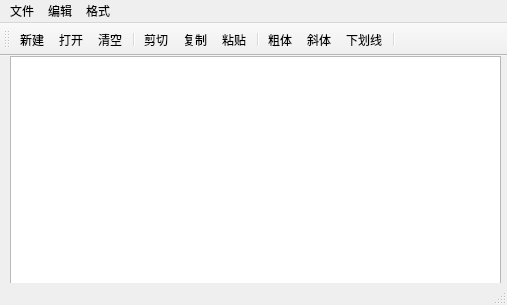
<?xml version="1.0" encoding="UTF-8"?>
<ui version="4.0">
 <class>MainWindow</class>
 <widget class="QMainWindow" name="MainWindow">
  <property name="geometry">
   <rect>
    <x>0</x>
    <y>0</y>
    <width>507</width>
    <height>305</height>
   </rect>
  </property>
  <property name="windowTitle">
   <string>混合方式UI设计</string>
  </property>
  <widget class="QWidget" name="centralwidget">
   <widget class="QTextEdit" name="textEdit">
    <property name="geometry">
     <rect>
      <x>10</x>
      <y>0</y>
      <width>491</width>
      <height>231</height>
     </rect>
    </property>
    <property name="sizePolicy">
     <sizepolicy hsizetype="Expanding" vsizetype="Expanding">
      <horstretch>0</horstretch>
      <verstretch>0</verstretch>
     </sizepolicy>
    </property>
   </widget>
  </widget>
  <widget class="QMenuBar" name="menubar">
   <property name="geometry">
    <rect>
     <x>0</x>
     <y>0</y>
     <width>507</width>
     <height>17</height>
    </rect>
   </property>
   <widget class="QMenu" name="menu">
    <property name="title">
     <string>文件</string>
    </property>
    <addaction name="actNew"/>
    <addaction name="actOpen"/>
    <addaction name="separator"/>
    <addaction name="actClose"/>
   </widget>
   <widget class="QMenu" name="menu_2">
    <property name="title">
     <string>编辑</string>
    </property>
    <addaction name="actCut"/>
    <addaction name="actCopy"/>
    <addaction name="actPaste"/>
    <addaction name="separator"/>
    <addaction name="actClear"/>
   </widget>
   <widget class="QMenu" name="menu_3">
    <property name="title">
     <string>格式</string>
    </property>
    <addaction name="actFontBold"/>
    <addaction name="actFontItalci"/>
    <addaction name="actFontUnderline"/>
    <addaction name="separator"/>
    <addaction name="actToolbarLab"/>
   </widget>
   <addaction name="menu"/>
   <addaction name="menu_2"/>
   <addaction name="menu_3"/>
  </widget>
  <widget class="QStatusBar" name="statusbar"/>
  <widget class="QToolBar" name="toolBar">
   <property name="windowTitle">
    <string>toolBar</string>
   </property>
   <attribute name="toolBarArea">
    <enum>TopToolBarArea</enum>
   </attribute>
   <attribute name="toolBarBreak">
    <bool>false</bool>
   </attribute>
   <addaction name="actNew"/>
   <addaction name="actOpen"/>
   <addaction name="actClear"/>
   <addaction name="separator"/>
   <addaction name="actCut"/>
   <addaction name="actCopy"/>
   <addaction name="actPaste"/>
   <addaction name="separator"/>
   <addaction name="actFontBold"/>
   <addaction name="actFontItalci"/>
   <addaction name="actFontUnderline"/>
   <addaction name="separator"/>
  </widget>
  <action name="actCut">
   <property name="icon">
    <iconset resource="res.qrc">
     <normaloff>:/images/cut.bmp</normaloff>:/images/cut.bmp</iconset>
   </property>
   <property name="text">
    <string>剪切</string>
   </property>
   <property name="shortcut">
    <string>Ctrl+X</string>
   </property>
  </action>
  <action name="actCopy">
   <property name="icon">
    <iconset resource="res.qrc">
     <normaloff>:/images/copy.bmp</normaloff>:/images/copy.bmp</iconset>
   </property>
   <property name="text">
    <string>复制</string>
   </property>
   <property name="shortcut">
    <string>Ctrl+C</string>
   </property>
   <property name="menuRole">
    <enum>QAction::NoRole</enum>
   </property>
  </action>
  <action name="actPaste">
   <property name="icon">
    <iconset resource="res.qrc">
     <normaloff>:/images/paste.bmp</normaloff>:/images/paste.bmp</iconset>
   </property>
   <property name="text">
    <string>粘贴</string>
   </property>
   <property name="shortcut">
    <string>Ctrl+V</string>
   </property>
   <property name="menuRole">
    <enum>QAction::NoRole</enum>
   </property>
  </action>
  <action name="actFontBold">
   <property name="checkable">
    <bool>true</bool>
   </property>
   <property name="icon">
    <iconset resource="res.qrc">
     <normaloff>:/images/bld.bmp</normaloff>:/images/bld.bmp</iconset>
   </property>
   <property name="text">
    <string>粗体</string>
   </property>
   <property name="shortcut">
    <string>Ctrl+B</string>
   </property>
   <property name="menuRole">
    <enum>QAction::NoRole</enum>
   </property>
  </action>
  <action name="actFontItalci">
   <property name="checkable">
    <bool>true</bool>
   </property>
   <property name="icon">
    <iconset resource="res.qrc">
     <normaloff>:/images/itl.bmp</normaloff>:/images/itl.bmp</iconset>
   </property>
   <property name="text">
    <string>斜体</string>
   </property>
   <property name="shortcut">
    <string>Ctrl+I</string>
   </property>
   <property name="menuRole">
    <enum>QAction::NoRole</enum>
   </property>
  </action>
  <action name="actFontUnderline">
   <property name="checkable">
    <bool>true</bool>
   </property>
   <property name="icon">
    <iconset resource="res.qrc">
     <normaloff>:/images/under.bmp</normaloff>:/images/under.bmp</iconset>
   </property>
   <property name="text">
    <string>下划线</string>
   </property>
   <property name="shortcut">
    <string>Ctrl+U</string>
   </property>
   <property name="menuRole">
    <enum>QAction::NoRole</enum>
   </property>
  </action>
  <action name="actClose">
   <property name="icon">
    <iconset resource="res.qrc">
     <normaloff>:/images/exit.bmp</normaloff>:/images/exit.bmp</iconset>
   </property>
   <property name="text">
    <string>退出</string>
   </property>
   <property name="menuRole">
    <enum>QAction::NoRole</enum>
   </property>
  </action>
  <action name="actOpen">
   <property name="icon">
    <iconset resource="res.qrc">
     <normaloff>:/images/open.bmp</normaloff>:/images/open.bmp</iconset>
   </property>
   <property name="text">
    <string>打开</string>
   </property>
   <property name="shortcut">
    <string>Ctrl+O</string>
   </property>
   <property name="menuRole">
    <enum>QAction::NoRole</enum>
   </property>
  </action>
  <action name="actClear">
   <property name="icon">
    <iconset resource="res.qrc">
     <normaloff>:/images/clear.bmp</normaloff>:/images/clear.bmp</iconset>
   </property>
   <property name="text">
    <string>清空</string>
   </property>
   <property name="menuRole">
    <enum>QAction::NoRole</enum>
   </property>
  </action>
  <action name="actToolbarLab">
   <property name="checkable">
    <bool>true</bool>
   </property>
   <property name="text">
    <string>显示工具栏文字标签</string>
   </property>
   <property name="menuRole">
    <enum>QAction::NoRole</enum>
   </property>
  </action>
  <action name="actNew">
   <property name="icon">
    <iconset resource="res.qrc">
     <normaloff>:/images/new.bmp</normaloff>:/images/new.bmp</iconset>
   </property>
   <property name="text">
    <string>新建</string>
   </property>
   <property name="shortcut">
    <string>Ctrl+N</string>
   </property>
   <property name="menuRole">
    <enum>QAction::NoRole</enum>
   </property>
  </action>
 </widget>
 <resources>
  <include location="res.qrc"/>
 </resources>
 <connections>
  <connection>
   <sender>actPaste</sender>
   <signal>triggered()</signal>
   <receiver>textEdit</receiver>
   <slot>paste()</slot>
   <hints>
    <hint type="sourcelabel">
     <x>-1</x>
     <y>-1</y>
    </hint>
    <hint type="destinationlabel">
     <x>255</x>
     <y>159</y>
    </hint>
   </hints>
  </connection>
  <connection>
   <sender>actCut</sender>
   <signal>triggered()</signal>
   <receiver>textEdit</receiver>
   <slot>cut()</slot>
   <hints>
    <hint type="sourcelabel">
     <x>-1</x>
     <y>-1</y>
    </hint>
    <hint type="destinationlabel">
     <x>255</x>
     <y>159</y>
    </hint>
   </hints>
  </connection>
  <connection>
   <sender>actCopy</sender>
   <signal>triggered()</signal>
   <receiver>textEdit</receiver>
   <slot>copy()</slot>
   <hints>
    <hint type="sourcelabel">
     <x>-1</x>
     <y>-1</y>
    </hint>
    <hint type="destinationlabel">
     <x>255</x>
     <y>159</y>
    </hint>
   </hints>
  </connection>
  <connection>
   <sender>actClose</sender>
   <signal>triggered()</signal>
   <receiver>MainWindow</receiver>
   <slot>close()</slot>
   <hints>
    <hint type="sourcelabel">
     <x>-1</x>
     <y>-1</y>
    </hint>
    <hint type="destinationlabel">
     <x>253</x>
     <y>152</y>
    </hint>
   </hints>
  </connection>
  <connection>
   <sender>actClear</sender>
   <signal>triggered()</signal>
   <receiver>textEdit</receiver>
   <slot>clear()</slot>
   <hints>
    <hint type="sourcelabel">
     <x>-1</x>
     <y>-1</y>
    </hint>
    <hint type="destinationlabel">
     <x>255</x>
     <y>159</y>
    </hint>
   </hints>
  </connection>
 </connections>
</ui>
